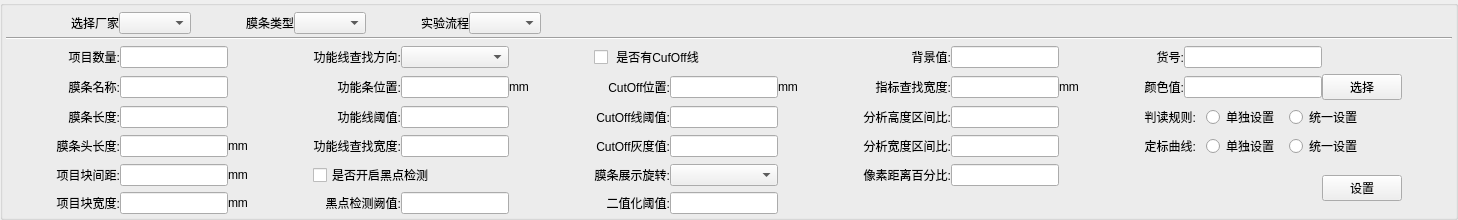
     <widget class="QGroupBox" name="groupBox">
      <property name="title">
       <string/>
      </property>
      <layout class="QVBoxLayout" name="verticalLayout_2">
       <property name="spacing">
        <number>0</number>
       </property>
       <property name="leftMargin">
        <number>3</number>
       </property>
       <property name="topMargin">
        <number>3</number>
       </property>
       <property name="rightMargin">
        <number>3</number>
       </property>
       <property name="bottomMargin">
        <number>3</number>
       </property>
       <item>
        <layout class="QVBoxLayout" name="verticalLayout" stretch="0,0,1">
         <property name="spacing">
          <number>0</number>
         </property>
         <item>
          <layout class="QHBoxLayout" name="horizontalLayout">
           <property name="leftMargin">
            <number>65</number>
           </property>
           <property name="topMargin">
            <number>3</number>
           </property>
           <property name="rightMargin">
            <number>10</number>
           </property>
           <property name="bottomMargin">
            <number>3</number>
           </property>
           <item>
            <widget class="QLabel" name="lblCompany">
             <property name="text">
              <string>选择厂家</string>
             </property>
            </widget>
           </item>
           <item>
            <widget class="QComboBox" name="cmbCompany"/>
           </item>
           <item>
            <widget class="QLabel" name="labela_2">
             <property name="minimumSize">
              <size>
               <width>55</width>
               <height>0</height>
              </size>
             </property>
             <property name="maximumSize">
              <size>
               <width>55</width>
               <height>16777215</height>
              </size>
             </property>
             <property name="text">
              <string/>
             </property>
            </widget>
           </item>
           <item>
            <widget class="QLabel" name="lblPaperType">
             <property name="text">
              <string>膜条类型</string>
             </property>
            </widget>
           </item>
           <item>
            <widget class="QComboBox" name="cmbPaperType"/>
           </item>
           <item>
            <widget class="QLabel" name="labela_3">
             <property name="minimumSize">
              <size>
               <width>55</width>
               <height>0</height>
              </size>
             </property>
             <property name="maximumSize">
              <size>
               <width>55</width>
               <height>16777215</height>
              </size>
             </property>
             <property name="text">
              <string/>
             </property>
            </widget>
           </item>
           <item>
            <widget class="QLabel" name="lblProcess">
             <property name="text">
              <string>实验流程</string>
             </property>
            </widget>
           </item>
           <item>
            <widget class="QComboBox" name="cmbProcess"/>
           </item>
           <item>
            <spacer name="horizontalSpacer_4">
             <property name="orientation">
              <enum>Qt::Horizontal</enum>
             </property>
             <property name="sizeHint" stdset="0">
              <size>
               <width>40</width>
               <height>20</height>
              </size>
             </property>
            </spacer>
           </item>
          </layout>
         </item>
         <item>
          <widget class="Line" name="line">
           <property name="orientation">
            <enum>Qt::Horizontal</enum>
           </property>
          </widget>
         </item>
         <item>
          <layout class="QGridLayout" name="gridLayout_4">
           <property name="leftMargin">
            <number>10</number>
           </property>
           <property name="topMargin">
            <number>5</number>
           </property>
           <property name="rightMargin">
            <number>10</number>
           </property>
           <property name="bottomMargin">
            <number>0</number>
           </property>
           <property name="verticalSpacing">
            <number>5</number>
           </property>
           <item row="1" column="10">
            <widget class="QLabel" name="lblItemSearchWidth">
             <property name="text">
              <string>指标查找宽度:</string>
             </property>
             <property name="alignment">
              <set>Qt::AlignRight|Qt::AlignTrailing|Qt::AlignVCenter</set>
             </property>
            </widget>
           </item>
           <item row="3" column="8">
            <widget class="QLineEdit" name="txtCutOffValue"/>
           </item>
           <item row="0" column="2">
            <widget class="QLineEdit" name="lineEdit_Item_Number"/>
           </item>
           <item row="4" column="1">
            <widget class="QLabel" name="lblItemSpace">
             <property name="text">
              <string>项目块间距:</string>
             </property>
             <property name="alignment">
              <set>Qt::AlignRight|Qt::AlignTrailing|Qt::AlignVCenter</set>
             </property>
            </widget>
           </item>
           <item row="4" column="8">
            <widget class="QComboBox" name="cmbRotate"/>
           </item>
           <item row="5" column="2">
            <widget class="QLineEdit" name="txtItemWidth">
             <property name="inputMask">
              <string/>
             </property>
             <property name="text">
              <string/>
             </property>
            </widget>
           </item>
           <item row="4" column="10">
            <widget class="QLabel" name="lblPixDistance">
             <property name="text">
              <string>像素距离百分比:</string>
             </property>
             <property name="alignment">
              <set>Qt::AlignRight|Qt::AlignTrailing|Qt::AlignVCenter</set>
             </property>
            </widget>
           </item>
           <item row="3" column="1">
            <widget class="QLabel" name="lblHeadLength">
             <property name="text">
              <string>膜条头长度:</string>
             </property>
             <property name="alignment">
              <set>Qt::AlignRight|Qt::AlignTrailing|Qt::AlignVCenter</set>
             </property>
            </widget>
           </item>
           <item row="5" column="3">
            <widget class="QLabel" name="label_70">
             <property name="text">
              <string>mm</string>
             </property>
             <property name="alignment">
              <set>Qt::AlignLeading|Qt::AlignLeft|Qt::AlignVCenter</set>
             </property>
            </widget>
           </item>
           <item row="0" column="11">
            <widget class="QLineEdit" name="txtBackGround"/>
           </item>
           <item row="2" column="11">
            <widget class="QLineEdit" name="txtAnalyzeHeight"/>
           </item>
           <item row="1" column="7">
            <widget class="QLabel" name="lblCutOffPos">
             <property name="text">
              <string>CutOff位置:</string>
             </property>
             <property name="alignment">
              <set>Qt::AlignRight|Qt::AlignTrailing|Qt::AlignVCenter</set>
             </property>
            </widget>
           </item>
           <item row="2" column="2">
            <widget class="QLineEdit" name="lineEdit_TestPaparLenght"/>
           </item>
           <item row="1" column="14">
            <widget class="QLineEdit" name="txtColorValue"/>
           </item>
           <item row="1" column="12">
            <widget class="QLabel" name="label_59">
             <property name="minimumSize">
              <size>
               <width>85</width>
               <height>0</height>
              </size>
             </property>
             <property name="text">
              <string>mm</string>
             </property>
            </widget>
           </item>
           <item row="3" column="5">
            <widget class="QLineEdit" name="txtFunWidth"/>
           </item>
           <item row="1" column="4">
            <widget class="QLabel" name="lblFunPostion">
             <property name="text">
              <string>功能条位置:</string>
             </property>
             <property name="alignment">
              <set>Qt::AlignRight|Qt::AlignTrailing|Qt::AlignVCenter</set>
             </property>
            </widget>
           </item>
           <item row="3" column="7">
            <widget class="QLabel" name="lblCutOffValue">
             <property name="layoutDirection">
              <enum>Qt::RightToLeft</enum>
             </property>
             <property name="text">
              <string>CutOff灰度值:</string>
             </property>
             <property name="alignment">
              <set>Qt::AlignRight|Qt::AlignTrailing|Qt::AlignVCenter</set>
             </property>
            </widget>
           </item>
           <item row="5" column="5">
            <widget class="QLineEdit" name="txtBlackSpotThreshold"/>
           </item>
           <item row="2" column="5">
            <widget class="QLineEdit" name="txtFunThreshold"/>
           </item>
           <item row="2" column="7">
            <widget class="QLabel" name="lblCutOffThreshold">
             <property name="layoutDirection">
              <enum>Qt::RightToLeft</enum>
             </property>
             <property name="text">
              <string>CutOff线阈值:</string>
             </property>
             <property name="alignment">
              <set>Qt::AlignRight|Qt::AlignTrailing|Qt::AlignVCenter</set>
             </property>
            </widget>
           </item>
           <item row="4" column="2">
            <widget class="QLineEdit" name="txtItemSpace">
             <property name="inputMask">
              <string/>
             </property>
             <property name="text">
              <string/>
             </property>
            </widget>
           </item>
           <item row="3" column="10">
            <widget class="QLabel" name="lblAnalyzeWidth">
             <property name="text">
              <string>分析宽度区间比:</string>
             </property>
             <property name="alignment">
              <set>Qt::AlignRight|Qt::AlignTrailing|Qt::AlignVCenter</set>
             </property>
            </widget>
           </item>
           <item row="4" column="7">
            <widget class="QLabel" name="lblRotate">
             <property name="text">
              <string>膜条展示旋转:</string>
             </property>
             <property name="alignment">
              <set>Qt::AlignRight|Qt::AlignTrailing|Qt::AlignVCenter</set>
             </property>
            </widget>
           </item>
           <item row="3" column="3">
            <widget class="QLabel" name="label_64">
             <property name="minimumSize">
              <size>
               <width>85</width>
               <height>0</height>
              </size>
             </property>
             <property name="text">
              <string>mm</string>
             </property>
             <property name="alignment">
              <set>Qt::AlignLeading|Qt::AlignLeft|Qt::AlignVCenter</set>
             </property>
            </widget>
           </item>
           <item row="4" column="11">
            <widget class="QLineEdit" name="txtPixDistance"/>
           </item>
           <item row="3" column="4">
            <widget class="QLabel" name="lblFunWidth">
             <property name="layoutDirection">
              <enum>Qt::RightToLeft</enum>
             </property>
             <property name="text">
              <string>功能线查找宽度:</string>
             </property>
             <property name="alignment">
              <set>Qt::AlignRight|Qt::AlignTrailing|Qt::AlignVCenter</set>
             </property>
            </widget>
           </item>
           <item row="2" column="4">
            <widget class="QLabel" name="lblFunThreshold">
             <property name="layoutDirection">
              <enum>Qt::RightToLeft</enum>
             </property>
             <property name="text">
              <string>功能线阈值:</string>
             </property>
             <property name="alignment">
              <set>Qt::AlignRight|Qt::AlignTrailing|Qt::AlignVCenter</set>
             </property>
            </widget>
           </item>
           <item row="0" column="7" colspan="2">
            <widget class="QCheckBox" name="checkBox_CutOff">
             <property name="layoutDirection">
              <enum>Qt::LeftToRight</enum>
             </property>
             <property name="text">
              <string> 是否有CufOff线</string>
             </property>
            </widget>
           </item>
           <item row="2" column="1">
            <widget class="QLabel" name="lblPaperLength">
             <property name="layoutDirection">
              <enum>Qt::RightToLeft</enum>
             </property>
             <property name="text">
              <string>膜条长度:</string>
             </property>
             <property name="alignment">
              <set>Qt::AlignRight|Qt::AlignTrailing|Qt::AlignVCenter</set>
             </property>
            </widget>
           </item>
           <item row="1" column="5">
            <widget class="QLineEdit" name="lineEdit_FuncPosition"/>
           </item>
           <item row="3" column="0">
            <spacer name="horizontalSpacer">
             <property name="orientation">
              <enum>Qt::Horizontal</enum>
             </property>
             <property name="sizeHint" stdset="0">
              <size>
               <width>40</width>
               <height>20</height>
              </size>
             </property>
            </spacer>
           </item>
           <item row="0" column="16">
            <spacer name="horizontalSpacer_2">
             <property name="orientation">
              <enum>Qt::Horizontal</enum>
             </property>
             <property name="sizeHint" stdset="0">
              <size>
               <width>40</width>
               <height>20</height>
              </size>
             </property>
            </spacer>
           </item>
           <item row="5" column="1">
            <widget class="QLabel" name="lblItemWidth">
             <property name="text">
              <string>项目块宽度:</string>
             </property>
             <property name="alignment">
              <set>Qt::AlignRight|Qt::AlignTrailing|Qt::AlignVCenter</set>
             </property>
            </widget>
           </item>
           <item row="4" column="3">
            <widget class="QLabel" name="label_68">
             <property name="text">
              <string>mm</string>
             </property>
             <property name="alignment">
              <set>Qt::AlignLeading|Qt::AlignLeft|Qt::AlignVCenter</set>
             </property>
            </widget>
           </item>
           <item row="0" column="14">
            <widget class="QLineEdit" name="txtArticleNo">
             <property name="btnStyle" stdset="0">
              <string>lineEditUserName</string>
             </property>
            </widget>
           </item>
           <item row="0" column="1">
            <widget class="QLabel" name="lblItemNum">
             <property name="layoutDirection">
              <enum>Qt::RightToLeft</enum>
             </property>
             <property name="text">
              <string>项目数量:</string>
             </property>
             <property name="alignment">
              <set>Qt::AlignRight|Qt::AlignTrailing|Qt::AlignVCenter</set>
             </property>
            </widget>
           </item>
           <item row="1" column="11">
            <widget class="QLineEdit" name="txtItemSearchWidth"/>
           </item>
           <item row="1" column="2">
            <widget class="QLineEdit" name="lineEdit_TestPaparName"/>
           </item>
           <item row="0" column="4">
            <widget class="QLabel" name="lblFunDirection">
             <property name="text">
              <string>功能线查找方向:</string>
             </property>
             <property name="alignment">
              <set>Qt::AlignRight|Qt::AlignTrailing|Qt::AlignVCenter</set>
             </property>
            </widget>
           </item>
           <item row="1" column="6">
            <widget class="QLabel" name="label_43">
             <property name="minimumSize">
              <size>
               <width>85</width>
               <height>0</height>
              </size>
             </property>
             <property name="text">
              <string>mm  </string>
             </property>
            </widget>
           </item>
           <item row="1" column="9">
            <widget class="QLabel" name="label_45">
             <property name="minimumSize">
              <size>
               <width>85</width>
               <height>0</height>
              </size>
             </property>
             <property name="text">
              <string>mm</string>
             </property>
            </widget>
           </item>
           <item row="3" column="2">
            <widget class="QLineEdit" name="lineEdit_paper_head_length">
             <property name="inputMask">
              <string/>
             </property>
             <property name="text">
              <string/>
             </property>
            </widget>
           </item>
           <item row="5" column="8">
            <widget class="QLineEdit" name="txtThreshold">
             <property name="text">
              <string/>
             </property>
            </widget>
           </item>
           <item row="1" column="1">
            <widget class="QLabel" name="lblPaperName">
             <property name="text">
              <string>膜条名称:</string>
             </property>
             <property name="alignment">
              <set>Qt::AlignRight|Qt::AlignTrailing|Qt::AlignVCenter</set>
             </property>
            </widget>
           </item>
           <item row="0" column="13">
            <widget class="QLabel" name="lblArticleNo">
             <property name="layoutDirection">
              <enum>Qt::RightToLeft</enum>
             </property>
             <property name="text">
              <string>货号:</string>
             </property>
             <property name="alignment">
              <set>Qt::AlignRight|Qt::AlignTrailing|Qt::AlignVCenter</set>
             </property>
            </widget>
           </item>
           <item row="2" column="8">
            <widget class="QLineEdit" name="txtCutOffThreshold"/>
           </item>
           <item row="3" column="11">
            <widget class="QLineEdit" name="txtAnalyzeWidth"/>
           </item>
           <item row="1" column="13">
            <widget class="QLabel" name="lblColorValue">
             <property name="text">
              <string>颜色值:</string>
             </property>
             <property name="alignment">
              <set>Qt::AlignRight|Qt::AlignTrailing|Qt::AlignVCenter</set>
             </property>
            </widget>
           </item>
           <item row="0" column="5">
            <widget class="QComboBox" name="cmbFunDirection"/>
           </item>
           <item row="5" column="7">
            <widget class="QLabel" name="lblThreshold">
             <property name="text">
              <string>二值化阈值:</string>
             </property>
             <property name="alignment">
              <set>Qt::AlignRight|Qt::AlignTrailing|Qt::AlignVCenter</set>
             </property>
            </widget>
           </item>
           <item row="2" column="10">
            <widget class="QLabel" name="lblAnalyzeHeight">
             <property name="text">
              <string>分析高度区间比:</string>
             </property>
             <property name="alignment">
              <set>Qt::AlignRight|Qt::AlignTrailing|Qt::AlignVCenter</set>
             </property>
            </widget>
           </item>
           <item row="0" column="10">
            <widget class="QLabel" name="lblBackGround">
             <property name="text">
              <string>背景值:</string>
             </property>
             <property name="alignment">
              <set>Qt::AlignRight|Qt::AlignTrailing|Qt::AlignVCenter</set>
             </property>
            </widget>
           </item>
           <item row="1" column="8">
            <widget class="QLineEdit" name="lineEdit_CutOff_Position"/>
           </item>
           <item row="4" column="4" colspan="2">
            <widget class="QCheckBox" name="chkBlackSpot">
             <property name="layoutDirection">
              <enum>Qt::LeftToRight</enum>
             </property>
             <property name="text">
              <string>是否开启黑点检测</string>
             </property>
            </widget>
           </item>
           <item row="5" column="4">
            <widget class="QLabel" name="lblBlackSpotThreshold">
             <property name="text">
              <string>黑点检测阙值:</string>
             </property>
             <property name="alignment">
              <set>Qt::AlignRight|Qt::AlignTrailing|Qt::AlignVCenter</set>
             </property>
            </widget>
           </item>
           <item row="1" column="15">
            <widget class="QPushButton" name="pushButton_PickColor">
             <property name="text">
              <string>选择</string>
             </property>
            </widget>
           </item>
           <item row="4" column="15" rowspan="2">
            <widget class="QPushButton" name="pushButton_Set">
             <property name="text">
              <string>设置</string>
             </property>
             <property name="btnStyle" stdset="0">
              <string>normalBtnRed</string>
             </property>
            </widget>
           </item>
           <item row="3" column="13" colspan="3">
            <layout class="QHBoxLayout" name="horizontalLayout_4">
             <property name="spacing">
              <number>10</number>
             </property>
             <item>
              <widget class="QLabel" name="label_78">
               <property name="text">
                <string>定标曲线:</string>
               </property>
               <property name="alignment">
                <set>Qt::AlignRight|Qt::AlignTrailing|Qt::AlignVCenter</set>
               </property>
              </widget>
             </item>
             <item>
              <widget class="QRadioButton" name="rdCurveSingle">
               <property name="text">
                <string>单独设置</string>
               </property>
               <attribute name="buttonGroup">
                <string notr="true">buttonGroup_2</string>
               </attribute>
              </widget>
             </item>
             <item>
              <widget class="QRadioButton" name="rdCurveAllSet">
               <property name="text">
                <string>统一设置</string>
               </property>
               <attribute name="buttonGroup">
                <string notr="true">buttonGroup_2</string>
               </attribute>
              </widget>
             </item>
             <item>
              <spacer name="horizontalSpacer_6">
               <property name="orientation">
                <enum>Qt::Horizontal</enum>
               </property>
               <property name="sizeHint" stdset="0">
                <size>
                 <width>40</width>
                 <height>20</height>
                </size>
               </property>
              </spacer>
             </item>
            </layout>
           </item>
           <item row="2" column="13" colspan="3">
            <layout class="QHBoxLayout" name="horizontalLayout_5">
             <property name="spacing">
              <number>10</number>
             </property>
             <item>
              <widget class="QLabel" name="label_77">
               <property name="text">
                <string>判读规则:</string>
               </property>
               <property name="alignment">
                <set>Qt::AlignRight|Qt::AlignTrailing|Qt::AlignVCenter</set>
               </property>
              </widget>
             </item>
             <item>
              <widget class="QRadioButton" name="rdRulesSingle">
               <property name="text">
                <string>单独设置</string>
               </property>
               <attribute name="buttonGroup">
                <string notr="true">buttonGroup</string>
               </attribute>
              </widget>
             </item>
             <item>
              <widget class="QRadioButton" name="rdRulesAllSet">
               <property name="text">
                <string>统一设置</string>
               </property>
               <attribute name="buttonGroup">
                <string notr="true">buttonGroup</string>
               </attribute>
              </widget>
             </item>
             <item>
              <spacer name="horizontalSpacer_7">
               <property name="orientation">
                <enum>Qt::Horizontal</enum>
               </property>
               <property name="sizeHint" stdset="0">
                <size>
                 <width>40</width>
                 <height>20</height>
                </size>
               </property>
              </spacer>
             </item>
            </layout>
           </item>
          </layout>
         </item>
        </layout>
       </item>
      </layout>
     </widget>
